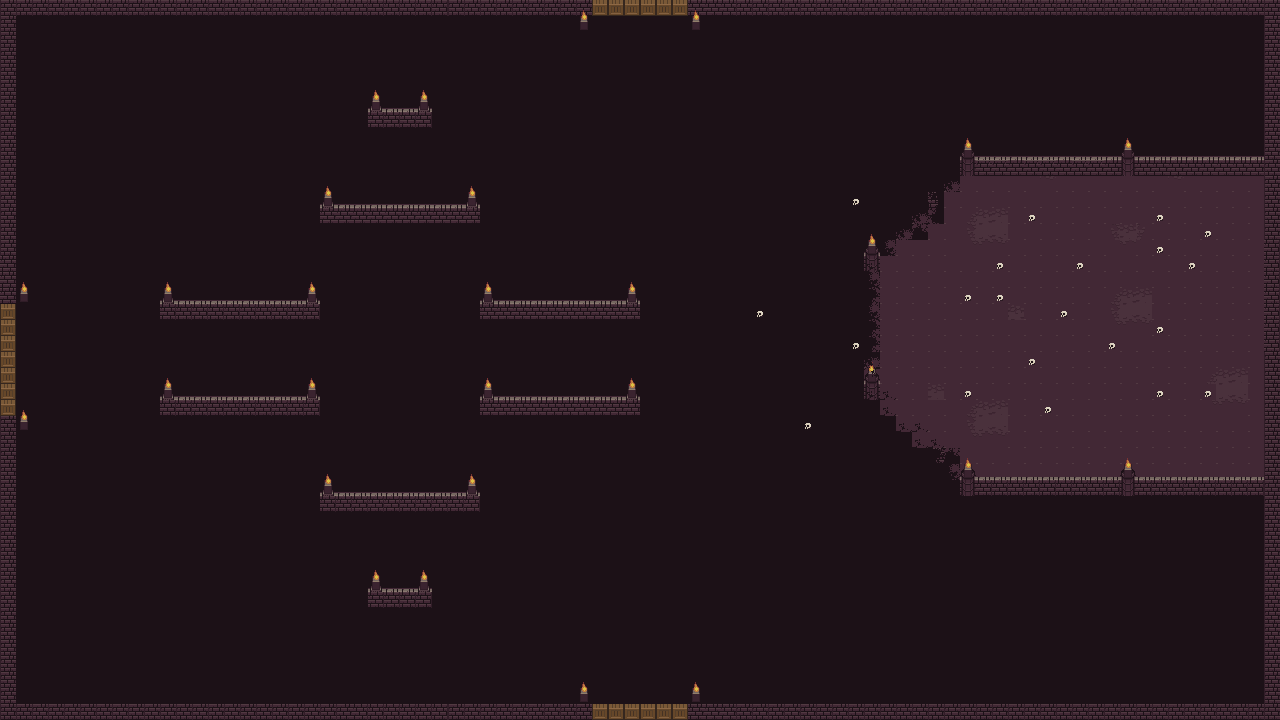

Below is a game level as drawn by its tile map, then a one-line description and the .tmx that defines it (tile-layer data replaced by summaries):
An orthogonal 80x45 tile map with 16x16 px tiles, 5 tile layers (Background, Walls, Decorative, decorativeShading, ...), 3 tilesets and 24 objects (21x wall, 3x door).

<map version="1.5" tiledversion="1.7.0" orientation="orthogonal" renderorder="right-down" compressionlevel="0" width="80" height="45" tilewidth="16" tileheight="16" infinite="0" nextlayerid="13" nextobjectid="73">
 <tileset firstgid="1" name="Wall" tilewidth="16" tileheight="16" tilecount="1020" columns="20">
  <image source="Wall.png" width="320" height="816" />
 </tileset>
 <tileset firstgid="1021" name="Floor" tilewidth="16" tileheight="16" tilecount="819" columns="21">
  <image source="Floor.png" width="336" height="624" />
 </tileset>
 <tileset firstgid="1840" name="DungeonSet" tilewidth="16" tileheight="16" tilecount="256" columns="16">
  <image source="0x72_16x16DungeonTileset.v3.png" width="256" height="256" />
 </tileset>
 <layer id="7" name="Background" width="80" height="45">
  <data>[3600 cells, 3600 non-empty, 1 distinct tile ids]</data>
 </layer>
 <layer id="9" name="Walls" width="80" height="45">
  <data>[3600 cells, 856 non-empty, 9 distinct tile ids]</data>
 </layer>
 <layer id="10" name="Decorative" width="80" height="45">
  <data>[3600 cells, 389 non-empty, 8 distinct tile ids]</data>
 </layer>
 <layer id="11" name="decorativeShading" width="80" height="45">
  <data>[3600 cells, 144 non-empty, 25 distinct tile ids]</data>
 </layer>
 <layer id="12" name="decorativeshadingupper" width="80" height="45">
  <data>[3600 cells, 2 non-empty, 2 distinct tile ids]</data>
 </layer>
 <objectgroup id="2" name="Object Layer 1">
  <object id="8" type="wall" x="0" y="416" width="16" height="304" />
  <object id="59" type="wall" x="160" y="400" width="160" height="16" />
  <object id="60" type="wall" x="160" y="304" width="160" height="16" />
  <object id="61" type="wall" x="480" y="304" width="160" height="16" />
  <object id="62" type="wall" x="480" y="400" width="160" height="16" />
  <object id="63" type="wall" x="320" y="496" width="160" height="16" />
  <object id="64" type="wall" x="368" y="592" width="64" height="16" />
  <object id="65" type="wall" x="320" y="208" width="160" height="16" />
  <object id="66" type="wall" x="368" y="112" width="64" height="16" />
  <object id="67" type="wall" x="960" y="160" width="304" height="16" />
  <object id="68" type="wall" x="960" y="480" width="304" height="16" />
  <object id="69" type="wall" x="864" y="368" width="16" height="32" />
  <object id="70" type="wall" x="864" y="256" width="16" height="16" />
  <object id="72" type="wall" x="864" y="256" width="16" height="16" />
  <object id="71" type="wall" x="864" y="240" width="16" height="32" />
  <object id="10" type="wall" x="16" y="0" width="576" height="16" />
  <object id="11" type="wall" x="688" y="704" width="576" height="16" />
  <object id="12" type="wall" x="1264" y="0" width="16" height="720" />
  <object id="23" type="wall" x="0" y="0" width="16" height="304" />
  <object id="26" type="wall" x="16" y="704" width="576" height="16" />
  <object id="27" type="wall" x="688" y="0" width="576" height="16" />
  <object id="28" type="door" x="592" y="704" width="96" height="16">
   <properties>
    <property name="side" value="bottom" />
   </properties>
  </object>
  <object id="31" type="door" x="592" y="0" width="96" height="16">
   <properties>
    <property name="side" value="top" />
   </properties>
  </object>
  <object id="32" type="door" x="0" y="304" width="16" height="112">
   <properties>
    <property name="side" value="left" />
   </properties>
  </object>
 </objectgroup>
</map>
